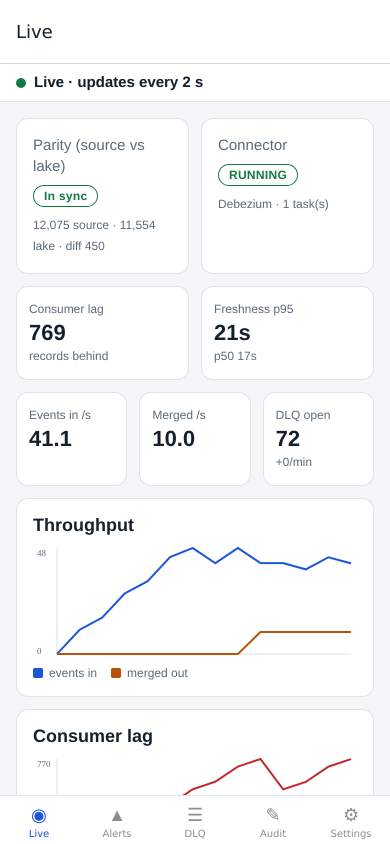
#> input picture docs/oncall/screenshots/03-live.png, 780 x 1688 px (shown at 1/2 size)
$ python make_demo_gif.py
#> lines starting #> are read from the running program, lines starting #| are printed output that depends on the picture
"""Builds docs/oncall/demo.gif from the REAL screenshots Playwright captured in `make oncall-e2e`.

The story (SPEC section 11): live charts -> a bad record lands in the DLQ -> alert -> fix the reference data -> replay ->
parity back in sync. Each frame is a real screenshot with a caption bar; the two steps that happen outside the app
(inserting the bad row, adding the merchant) are caption cards that show the actual command used by the e2e run.
Nothing here is synthetic UI. The idle waiting in the real run (the pipeline's 120 s merchant cache) is not shown.

  python oncall/tools/make_demo_gif.py
"""
from __future__ import annotations

from pathlib import Path

from PIL import Image, ImageDraw, ImageFont

ROOT = Path(__file__).resolve().parents[2]
SHOTS = ROOT / "docs" / "oncall" / "screenshots"
OUT = ROOT / "docs" / "oncall" / "demo.gif"
W, H, BAR = 390, 760, 92
FONT = "/usr/share/fonts/truetype/dejavu/DejaVuSans.ttf"
BOLD = "/usr/share/fonts/truetype/dejavu/DejaVuSans-Bold.ttf"
MONO = "/usr/share/fonts/truetype/dejavu/DejaVuSansMono.ttf"

# (screenshot, step title, caption, seconds)
STORY = [
    ("03-live.png", "1. Live", "Throughput, lag, freshness and parity update every 2 s.", 3.2),
    (None, "2. A bad record arrives", "Postgres row for a merchant the validator does not know:\n$ dlq_demo.py inject MERCH_E2E_…", 2.6),
    ("04-alerts-firing.png", "3. Alert", "Lag and DLQ growth cross their thresholds: alerts fire (push + WebSocket).", 3.2),
    ("05-alerts-acknowledged.png", "4. Acknowledge", "The on-call engineer acknowledges it; the audit log records who.", 2.4),
    ("06-dlq-list.png", "5. The record is in the DLQ", "Filter by reason: UNKNOWN MERCHANT.", 2.6),
    ("07-dlq-detail.png", "6. Inspect", "Payload and validation error.", 2.6),
    (None, "7. Fix the reference data", "Add the merchant to the reference table:\n$ dlq_demo.py fix MERCH_E2E_…", 2.6),
    ("08-viewer-no-replay.png", "8. Viewers cannot replay", "No Replay button; the API answers 403 too.", 2.6),
    ("09-replay-confirm.png", "9. Admin replays", "Confirmation sheet; the action is audited.", 2.6),
    ("10-replay-applied.png", "10. APPLIED", "Validated, re-published through the normal path, now in the lake.", 3.0),
    ("11-dlq-after-replay.png", "11. It left the queue", "Replaying again is a no-op.", 2.4),
    ("13-replay-already-applied.png", "12. ALREADY_APPLIED", "The LSN guard: a second replay writes nothing.", 3.0),
    ("12-audit.png", "13. Audited", "Both replays are in the audit log under the admin's name.", 2.6),
    ("17-live-in-sync.png", "14. Parity back in sync", "Stream drained: lag 0, source and lake counts agree (diff 0).", 3.4),
]


def font(path: str, size: int) -> ImageFont.FreeTypeFont:
    return ImageFont.truetype(path, size)


def wrap(draw: ImageDraw.ImageDraw, text: str, f: ImageFont.FreeTypeFont, width: int) -> list[str]:
    lines: list[str] = []
    for para in text.split("\n"):
        cur = ""
        for word in para.split(" "):
            test = (cur + " " + word).strip()
            if draw.textlength(test, font=f) <= width:
                cur = test
            else:
                lines.append(cur)
                cur = word
        lines.append(cur)
    return lines


def frame(shot: str | None, title: str, caption: str) -> Image.Image:
#> called with shot = '03-live.png', title = '1. Live'
    img = Image.new("RGB", (W, H + BAR), "#0e141b")
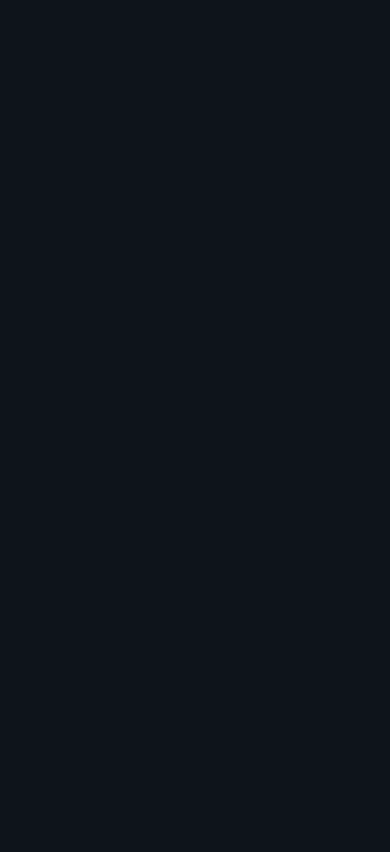
#> img: PIL image 390x852 RGB; mean R, G, B 14, 20, 27
    d = ImageDraw.Draw(img)
    if shot:
        s = Image.open(SHOTS / shot).convert("RGB")
#> s is the input picture: PIL image 780x1688 RGB; mean R, G, B 247.4, 248.1, 248.9
        s = s.resize((W, int(s.height * W / s.width)))
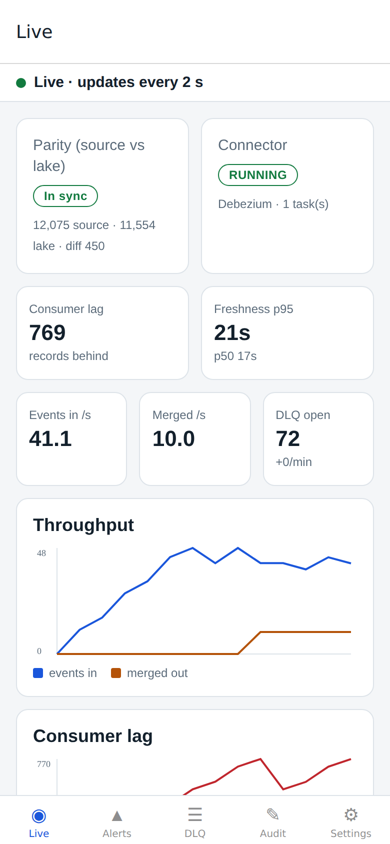
#> s: PIL image 390x844 RGB; mean R, G, B 247.3, 248, 248.8
        img.paste(s.crop((0, 0, W, min(s.height, H))), (0, 0))
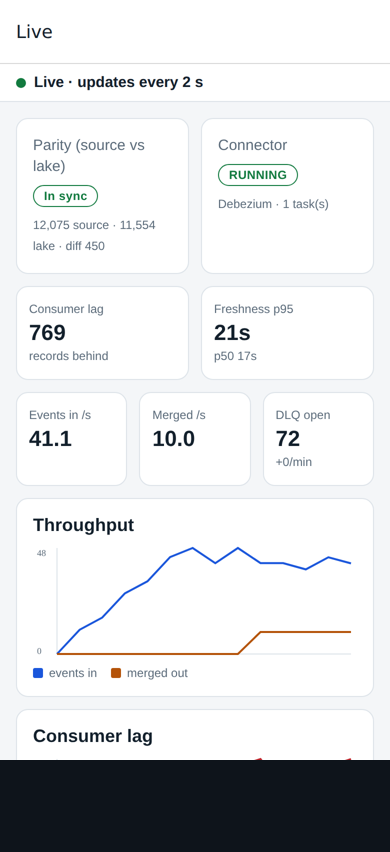
#> img: PIL image 390x852 RGB; mean R, G, B 221.8, 223.3, 224.7
    else:
        d.rectangle((0, 0, W, H), fill="#17202a")
        f = font(MONO, 15)
        y = 280
        for line in wrap(d, caption.split("\n")[-1], f, W - 48):
            d.text((24, y), line, font=f, fill="#6ea0ff")
            y += 24
    d.rectangle((0, H, W, H + BAR), fill="#0b1015")
    d.text((14, H + 8), title, font=font(BOLD, 16), fill="#ffffff")
    y = H + 32
    for line in wrap(d, caption.split("\n")[0], font(FONT, 13), W - 28):
        d.text((14, y), line, font=font(FONT, 13), fill="#b8c7d6")
        y += 18
#> this loop made 2 passes
#> y on pass 1: 810
#> (line, y) on pass 2: ('s.', 828)
#> after the loop, y = 828
    return img.quantize(colors=96, method=Image.Quantize.MEDIANCUT, dither=Image.Dither.NONE)
#> pass 3 of the loop in main, `for shot, title, caption, secs in STORY:`:
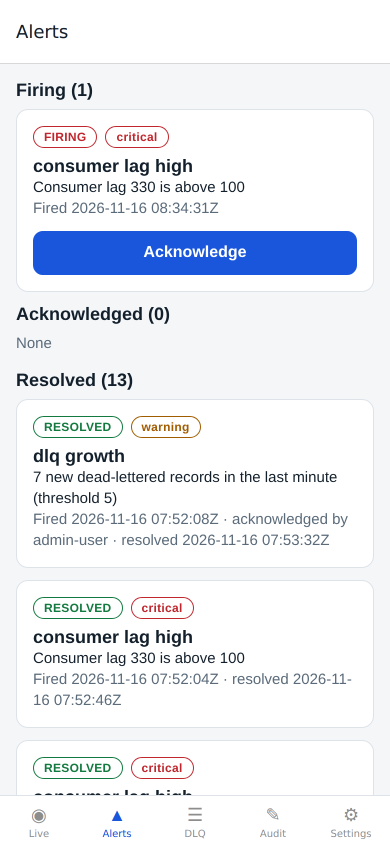
#> input picture docs/oncall/screenshots/04-alerts-firing.png, 780 x 1688 px (shown at 1/2 size)
#> in frame, s is the input picture: PIL image 780x1688 RGB; mean R, G, B 234.1, 237.4, 243.7
#> in frame (call 3), `s = s.resize((W, int(s.height * W / s.width)))`:
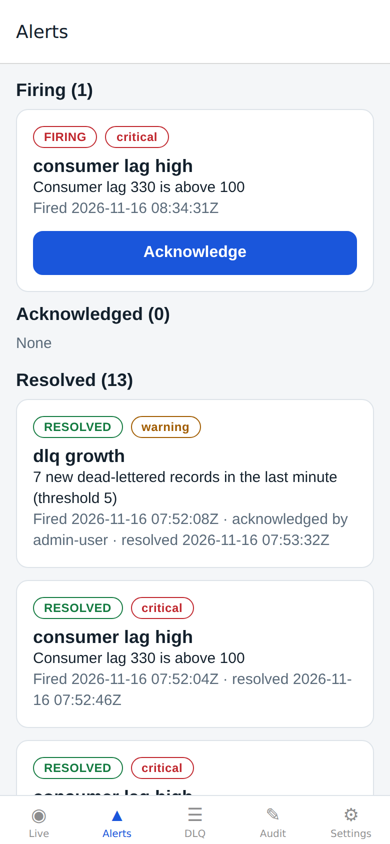
#> s: PIL image 390x844 RGB; mean R, G, B 233.9, 237.2, 243.5
#> in frame (call 3), `img.paste(s.crop((0, 0, W, min(s.height, H))), (0, 0))`:
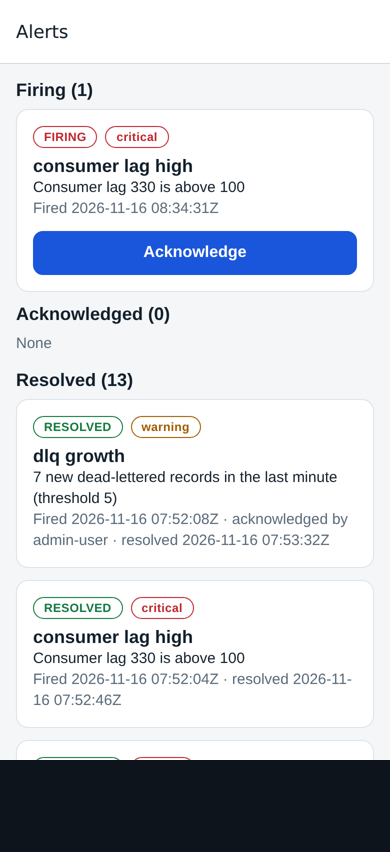
#> img: PIL image 390x852 RGB; mean R, G, B 208.8, 212.8, 219.7
#> the loop in frame (call 3), `for line in wrap(d, caption.split("\n")[0], font(FONT, 13), W - 28):` made 2 passes
#> the loop made 8 passes; the first 3 are shown


def main() -> None:
    frames, durations = [], []
    for shot, title, caption, secs in STORY:
        if shot and not (SHOTS / shot).exists():
#> (the run stopped early here; a loop or call above may not have finished)
